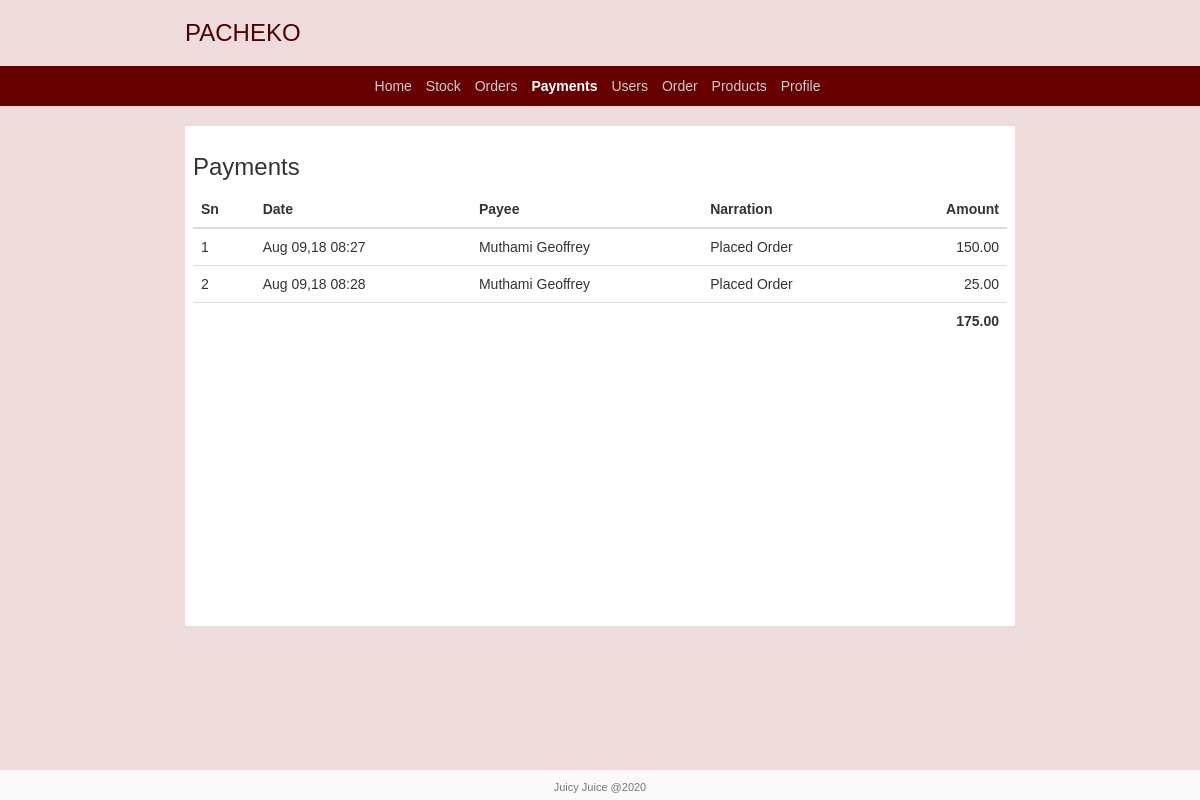
Screenshot of /payments.php (signed in) with the database file from the repository.
### tables this page shows
CREATE TABLE `transactions` (
  `id` int(11) NOT NULL,
  `date` timestamp NOT NULL DEFAULT CURRENT_TIMESTAMP,
  `debit` varchar(255) NOT NULL,
  `credit` varchar(255) NOT NULL,
  `amount` decimal(10,0) NOT NULL DEFAULT '0',
  `narration` text NOT NULL
);

CREATE TABLE `users` (
  `id` int(10) UNSIGNED NOT NULL,
  `name` varchar(255) NOT NULL,
  `phone` varchar(255) NOT NULL,
  `role` enum('admin','user','supplier') NOT NULL DEFAULT 'user',
  `address` varchar(255) DEFAULT NULL,
  `email` varchar(255) NOT NULL,
  `password` varchar(255) NOT NULL
);

### payments.php (the view, shortened to what this page needs)
<!DOCTYPE html>
<html>
<head>
    <link rel="stylesheet" type="text/css" href="css/bootstrap.css">
    <link rel="stylesheet" type="text/css" href="css/styles.css">
</head>
<body>
<?php include "db.php" ?>
<?php include "header.php" ?>
<div class="container">
    <?php $query = "SELECT transactions.*, users.name
    FROM transactions
    JOIN accounts ON accounts.account_no = transactions.debit
    JOIN users ON accounts.user_id = users.id" ?>
    <?php $payments = mysqli_query($db, $query) or die(mysqli_error($db)) ?>
    <div class="content">
        <h3>Payments</h3>
        <table class="table">
            <thead>
            <tr>
                <th>Sn</th>
                <th>Date</th>
                <th>Payee</th>
                <th>Narration</th>
                <th class="right">Amount</th>
            </tr>
            </thead>
            <?php $sum = 0 ?>
            <?php while ($payment = mysqli_fetch_object($payments)) : ?>
                <tr>
                    <?php $sum += $payment->amount ?>
                    <td><?php echo @++$i ?></td>
                    <td><?php echo date_create($payment->date)->format('M d,y H:i') ?></td>
                    <td><?php echo $payment->name ?></td>
                    <td><?php echo $payment->narration ?></td>
                    <td class="right"><?php echo number_format($payment->amount, 2) ?></td>
                </tr>
            <?php endwhile ?>
            <tr>
                <td colspan="4"></td>
                <th class="right"><?php echo number_format($sum,2) ?></th>
            </tr>
        </table>
    </div>
</div>
<?php include 'footer.php' ?>
</body>
</html>

### css/styles.css (style rules this page uses)
* { margin: 0; padding: 0; }
html { position: relative; min-height: 100%; }
body { font-family: Ubuntu, sans-serif; background-color: #a02f2f2b; }
.container { margin-top: 20px; margin-bottom: 20px; width: 860px; }
.content { border-radius: 2px; background-color: #fff; padding: 8px; min-height: 500px; }
.right { text-align: right; }

### rows the page displays
transactions: i "1", date "Aug 09,18 08:27", users.name "Muthami Geoffrey", narration "Placed Order", amount "150.00"
transactions: i "2", date "Aug 09,18 08:28", users.name "Muthami Geoffrey", narration "Placed Order", amount "25.00"

### other values shown
$sum "175.00"
